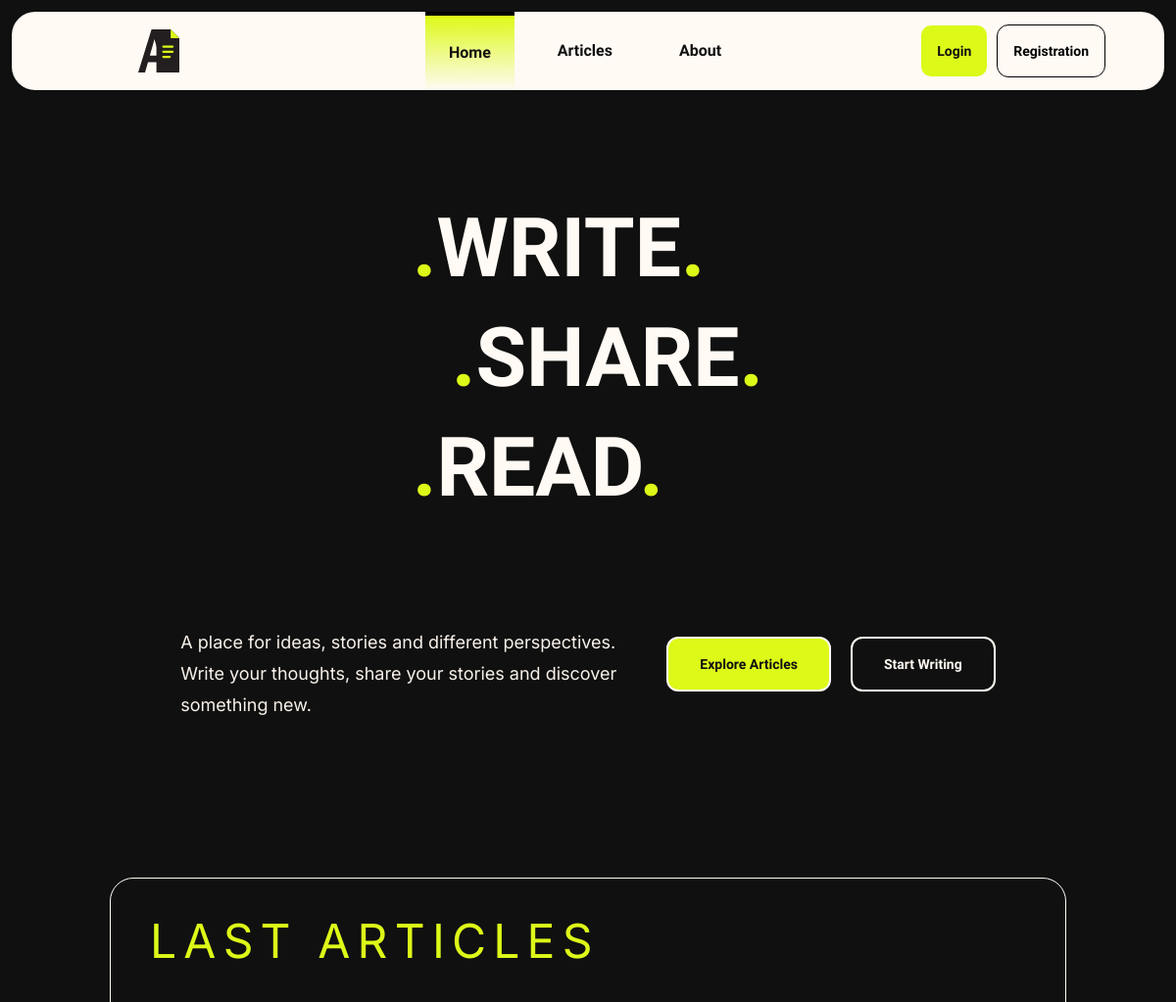
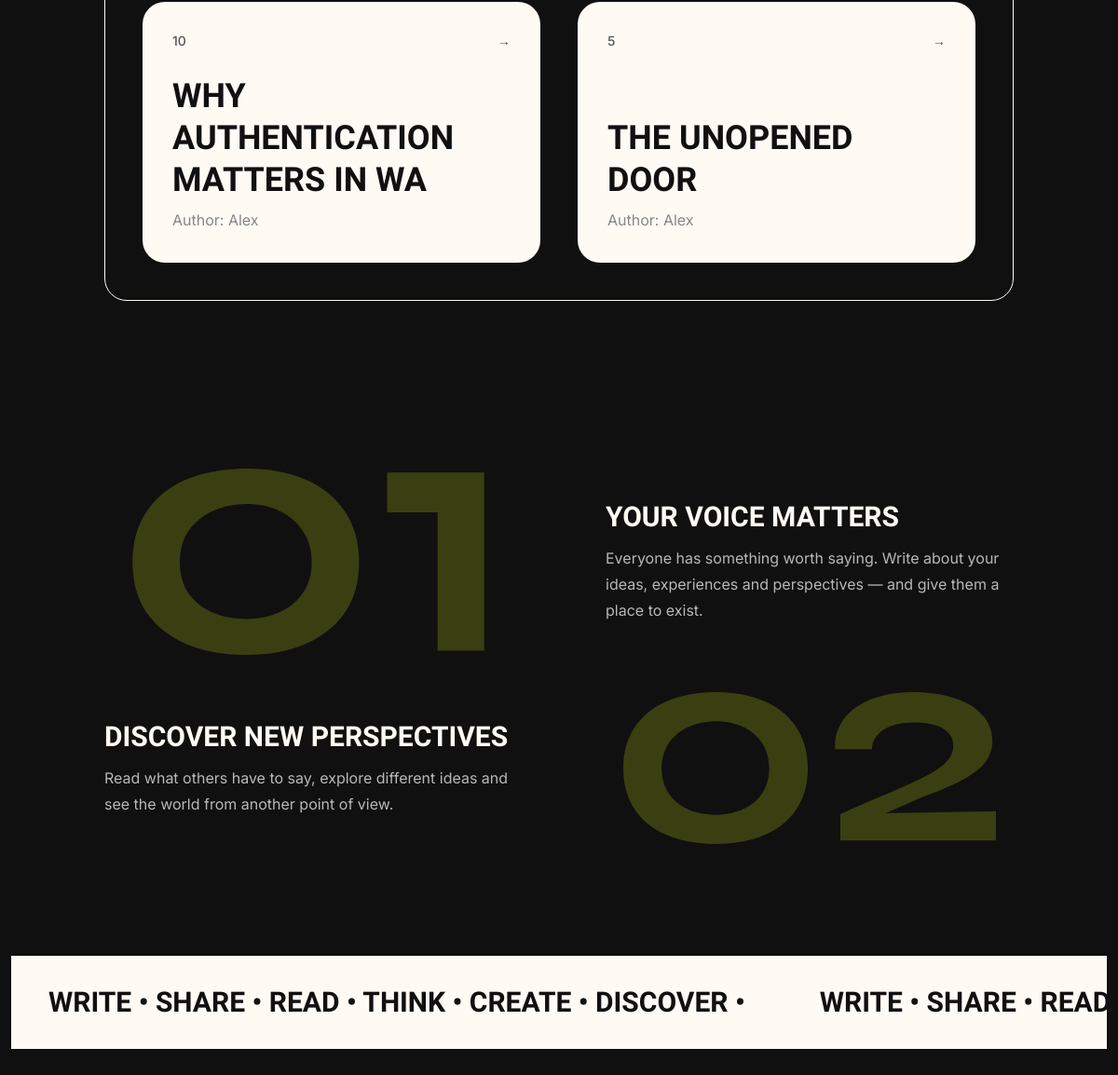
The page / on the database its author committed (2 pictures, top to bottom).
### app/models.py (models this page shows, shortened)
class Article(models.Model):
    title = models.CharField(max_length=50)
    text = models.CharField(max_length=1000)
    author = models.ForeignKey(
        User,
        on_delete=models.CASCADE,
        null = True
    )

### app/views.py (the view)
class HomeView(ListView):
    model = Article
    template_name = "app/home.html"
    context_object_name = "articles"
    def get_queryset(self):
        return Article.objects.order_by("-id")[:2]
    def get_context_data(self, **kwargs):
        context = super().get_context_data(**kwargs)
        context["page_title"] = "Home"
        context["page_description"] = "Welcome to our website."
        return context

### app/templates/app/home.html (shortened to what this page needs)
{% extends "app/base.html" %}
{% load static %}
{% block content %}
        <div class="w-full flex flex-col py-30 px-25 min-h-screen items-center gap-20">
            <div class="flex flex-col gap-7">
                <h1 class="font-['Unbounded'] font-bold text-6xl md:text-[84px] uppercase text-[#FFFAF4]">
                    <span class="text-[#DDF918]">.</span>Write<span class="text-[#DDF918]">.</span>
                </h1>
                <h1 class="font-['Unbounded'] font-bold text-6xl md:text-[84px] uppercase text-[#FFFAF4] pl-10">
                    <span class="text-[#DDF918]">.</span>Share<span class="text-[#DDF918]">.</span>
                </h1>
                <h1 class="font-['Unbounded'] font-bold text-6xl md:text-[84px] uppercase text-[#FFFAF4]">
                    <span class="text-[#DDF918]">.</span>Read<span class="text-[#DDF918]">.</span>
                </h1>
            </div>
            <div class="flex items-center gap-4">
                <p class="mt-10 max-w-120 font-['Inter'] text-lg leading-8 text-[#F8F1EA]">
                    A place for ideas, stories and different perspectives.
                    Write your thoughts, share your stories and discover something new.
                </p>
                <div class="flex items-center gap-5 mt-5">
                    <a
                        href="{% url 'article' %}"
                        class="px-8 py-4 rounded-xl bg-[#DDF918] border-2 border-[#FFFAF4] font-['Unbounded'] font-bold text-sm text-[#101010] transition-all duration-300 hover:-translate-y-1 hover:shadow-[6px_6px_0_#FFFAF4]"
                    >
                        Explore Articles
                    </a>
                    {%if request.user.is_authenticated%}
                    <a
                        href="{% url 'article-create' %}"
                        class="px-8 py-4 rounded-xl border-2 border-[#FFFAF4] font-['Unbounded'] font-bold text-sm text-[#FFFAF4] transition-all duration-300 hover:bg-[#FFFAF4] hover:text-[#101010]"
                    >
                        Start Writing
                    </a>
                    {%else%}
                    <a
                        href="{% url 'login' %}"
                        class="px-8 py-4 rounded-xl border-2 border-[#FFFAF4] font-['Unbounded'] font-bold text-sm text-[#FFFAF4] transition-all duration-300 hover:bg-[#FFFAF4] hover:text-[#101010]"
                    >
                        Start Writing
                    </a>
                    {%endif%}
                </div>
            </div>
            <div class="flex flex-col mt-20  gap-10 border-[0.2px] border-[#FFFAF4] rounded-3xl p-10">
                <span class="font-['Inter'] text-5xl  uppercase tracking-[0.15em] text-[#DDF918]">
                        Last Articles
                </span>
                <div class="grid grid-cols-2 gap-10 ">
                    {% for article in articles %}
                        <a
                            href="{% url 'article_detail' article.pk %}"
                            class="group relative min-h-70 max-w-150 p-8 rounded-3xl bg-[#FFFAF4] flex flex-col justify-between overflow-hidden transition-all duration-500 hover:-translate-y-2 hover:shadow-[10px_10px_0_#DDF918]"
                        >
                            <div class="flex items-center justify-between">
                                <span class="font-['Inter'] text-sm font-medium text-[#555555]">
                                    {{ article.id }}
                                </span>
                                <span class="font-['Inter'] text-sm text-[#555555] transition-transform duration-500 group-hover:translate-x-2">
                                    →
                                </span>
                            </div>
                            <div>
                                <div class="flex flex-col justify-center gap-1.5">
                                    <h2 class="font-['Unbounded'] font-bold text-3xl md:text-4xl uppercase leading-tight text-[#101010] transition-transform duration-500 group-hover:translate-x-2">
                                        {{ article.title }}
                                    </h2>
                                    <p class="font-['Inter'] text-base leading-7 text-[#888888] max-w-120 transition-transform duration-500 group-hover:translate-x-2">Author: {{article.author}}</p>
                                </div>
                            </div>
                        </a>
                    {% endfor %}
                </div>
            </div>
            <div class="flex flex-col gap-10 mt-25">
                <div class="grid grid-cols-[1fr_1fr] items-center gap-25">
                    <div class="flex justify-center">
                        <img
                            src="{% static 'app/images/01.svg' %}"
                            alt="01"
                            class="w-full max-w-100"
                        >
                    </div>
                    <div class="flex flex-col justify-center gap-3">
                        <h2 class="font-['Unbounded'] font-bold text-3xl uppercase text-[#FFFAF4]">
                            YOUR VOICE MATTERS
                        </h2>
                        <p class="font-['Inter'] text-base leading-7 text-[#B8B8B8] max-w-120">
                            Everyone has something worth saying. Write about your ideas,
                            experiences and perspectives — and give them a place to exist.
                        </p>
                    </div>
                </div>
                <div class="grid grid-cols-[1fr_1fr] items-center gap-25">
                    <div class="flex flex-col justify-center gap-3">
                        <h2 class="font-['Unbounded'] font-bold text-3xl uppercase text-[#FFFAF4]">
                            DISCOVER NEW PERSPECTIVES
                        </h2>
                        <p class="font-['Inter'] text-base leading-7 text-[#B8B8B8] max-w-120">
                            Read what others have to say, explore different ideas
                            and see the world from another point of view.
                        </p>
                    </div>
                    <div class="flex justify-center">
                        <img
                            src="{% static 'app/images/02.svg' %}"
                            alt="02"
                            class="w-full max-w-100"
                        >
                    </div>
                </div>
            </div>
    </div>
<div class="w-full overflow-hidden mb-25 py-8 bg-[#FFFAF4]">
    <div class="flex w-max animate-marquee">
        <div class="shrink-0 flex">
            <span class="mx-10 font-['Unbounded'] font-bold text-3xl text-[#101010]">
                WRITE • SHARE • READ • THINK • CREATE • DISCOVER •
            </span>
        </div>
        <div class="shrink-0 flex">
            <span class="mx-10 font-['Unbounded'] font-bold text-3xl text-[#101010]">
                WRITE • SHARE • READ • THINK • CREATE • DISCOVER •
            </span>
        </div>
    </div>
</div>
{% endblock %}

### app/templates/app/base.html (shortened to what this page needs)
{% load static %}
<html class="scrollbar-none">
    <head>
        <link rel="stylesheet" href="{% static 'app/css/output.css' %}">
    </head>
    <body class="bg-[#101010] px-3 py-3">
        <header class="sticky top-0 z-50 w-full bg-[#FFFAF4] flex items-stretch justify-between px-15 rounded-3xl">
            <div class="px-15 flex items-center">
                <img
                    src="{% static 'app/images/logo.svg' %}"
                    alt="Logo"
                >
            </div>
            <nav class="flex items-stretch gap-5">
                {% if request.path == "/" %}
                <a href="{% url 'home' %}" class="px-6 py-6.5 flex items-center font-['Unbounded'] font-bold text-md text-[#101010] transition-all duration-300 bg-linear-to-b from-[#DDF918] to-[#DDF91800] border-t-4 border-t-black">Home</a>
                {% else %}
                <a href="{% url 'home' %}" class="px-6 py-6.5 flex items-center font-['Unbounded'] font-bold text-md text-[#101010] ">Home</a>
                {% endif %}
                {% if request.path == "/articles/" %}
                <a href="{% url 'article' %}" class="px-6 py-6.5 flex items-center font-['Unbounded'] font-bold text-md text-[#101010] transition-transform duration-600 bg-linear-to-b from-[#DDF918] to-[#DDF91800] border-t-4 border-t-black">Articles</a>
                {% else %}
                <a href="{% url 'article' %}" class="px-6 py-6.5 flex items-center font-['Unbounded'] font-bold text-md text-[#101010] ">Articles</a>
                {% endif %}
                {% if request.path == "/about/" %}
                <a href="{% url 'about' %}" class="px-6 py-6.5 flex items-center font-['Unbounded'] font-bold text-md text-[#101010] transition-all duration-300 bg-linear-to-b from-[#DDF918] to-[#DDF91800] border-t-4 border-t-black">About</a>
                {% else %}
                <a href="{% url 'about' %}" class="px-6 py-6.5 flex items-center font-['Unbounded'] font-bold text-md text-[#101010] ">About</a>
                {% endif %}
            </nav>
            <div class="flex items-stretch gap-5">
                {% if request.user.is_authenticated %}
                <div class="flex items-center gap-2">
                <p class="px-2.5 py-6.5 flex items-center font-['Unbounded'] font-bold text-md text-[#101010]">{{request.user.username}}</p>
                <span class="bg-black min-w-[1.5px] h-[60%]"></span>
                <a href="{% url 'logout' %}" class="px-4 py-4 rounded-xl bg-[#DDF918] border-2 border-[#FFFAF4] font-['Unbounded'] font-bold text-sm text-[#101010] transition-all duration-300 hover:-translate-y-1 hover:shadow-[6px_6px_0_#FFFAF4]">Logout</a>
                </div>
                {%else%}
                <div class="flex items-center gap-2">
                    <a href="{% url 'login' %}" class="px-4 py-4 rounded-xl bg-[#DDF918] border-2 border-[#FFFAF4] font-['Unbounded'] font-bold text-sm text-[#101010] transition-all duration-300 hover:-translate-y-1 hover:shadow-[6px_6px_0_#FFFAF4]">Login</a>
                    <a href="{% url 'register' %}" class="px-4 py-4 rounded-xl border font-['Unbounded'] font-bold text-sm  transition-all duration-300 hover:bg-[#FFFAF4] hover:text-[#101010] hover:-translate-y-1 hover:shadow-[6px_6px_0_#FFFAF4]">
                        Registration
                    </a>
                </div>
                {%endif%}
            </div>
        </header>
        {% block content %}{% endblock %}
    </body>
</html>

### rows shown on the page
Article: id "10", title "WHY AUTHENTICATION MATTERS IN WA", author "Alex"
Article: id "5", title "THE UNOPENED DOOR", author "Alex"
